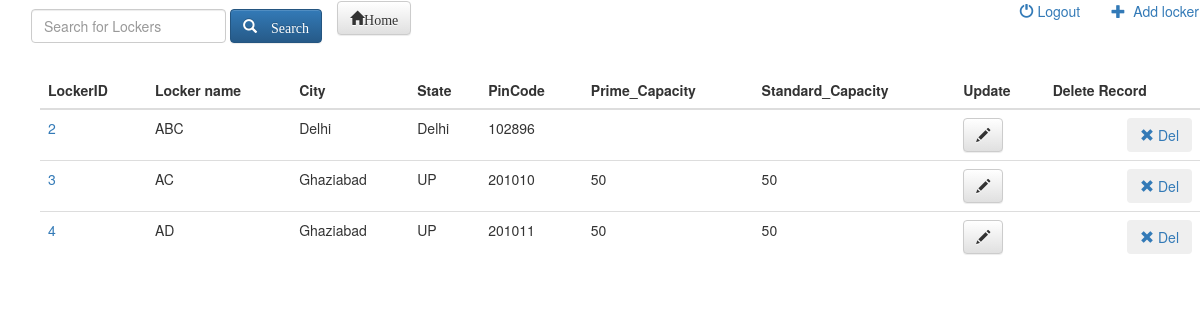
The app's page /home/ (signed in), older data.
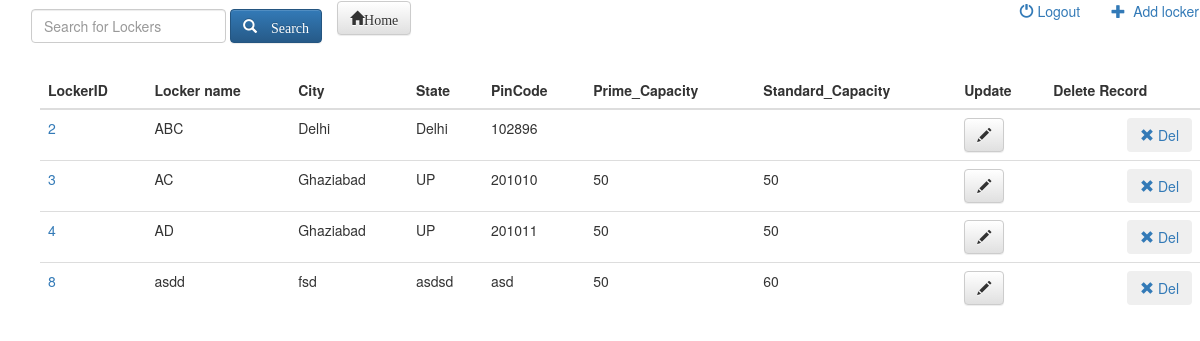
The same page, newer data.
### blog/models.py (models this page shows)
class Table1(models.Model):
    locker_id = models.IntegerField(primary_key=True)
    locker_name = models.CharField(db_column='Locker_name', max_length=45, blank=True, null=True)  # Field name made lowercase.
    city = models.CharField(max_length=45, blank=True, null=True)
    state = models.CharField(max_length=45, blank=True, null=True)
    pincode = models.CharField(max_length=45, blank=True, null=True)
    prime_capacity = models.CharField(max_length=45, blank=True, null=True)
    standard_capacity = models.CharField(max_length=45, blank=True, null=True)
    class Meta:
        managed = False

### blog/views.py (the view)
# urls.py: url(r'^home/$', views.post_list, name='post_list'),
def post_list(request):
    posts = Table1.objects.all()
    return render(request, 'blog/post_list.html', {'posts': posts})

### blog/templates/blog/post_list.html
{%extends 'blog/base.html' %}
{%block postlist%}
  <ul style="list-style-type:square;">
    <div >
 <div class="table-responsive">
  <table class="table">
      <thead>
    <tr>
    <th>LockerID</th>
    <th>Locker name</th>
      <th>City</th>
      <th>State</th>
      <th>PinCode</th>
        <th>Prime_Capacity</th>
        <th>Standard_Capacity</th>
        <th>Update</th>
        <th>Delete Record</th>
    </tr>
      </thead>
    <tbody>
      {% for post in posts %}
   <tr>
        <td> <a href="{% url 'post_detail' pk=post.pk %}">{{ post.locker_id }}</td><td>{{ post.locker_name }}</td><td>{{ post.city }}</td><td>{{ post.state }}</td><td>{{ post.pincode }}</td><td>{{ post.prime_capacity }}</td><td>{{ post.standard_capacity}}</td></a>
        <td><a class="btn btn-default" href="{% url 'post_edit' pk=post.pk %}"><span class="glyphicon glyphicon-pencil"></span></a></td>
        <td>
        <a  class="pull-right" href="{% url 'post_remove'  pk=post.pk %}">
                  <button type="button" class="btn btn-custom btn-margin">
                    <span class="glyphicon glyphicon-remove" ></span>
                                        Del
                    </button>
                </a>
 </td>
       </tr>
      {% endfor %}
        </tbody>
       </table>
 </div>
   </div>
    </ul>
{%endblock%}

Row changes from the older to the newer data that the page shows:
added Table1: locker_id "8", locker_name "asdd", city "fsd", state "asdsd", pincode "asd", prime_capacity "50", standard_capacity "60"
